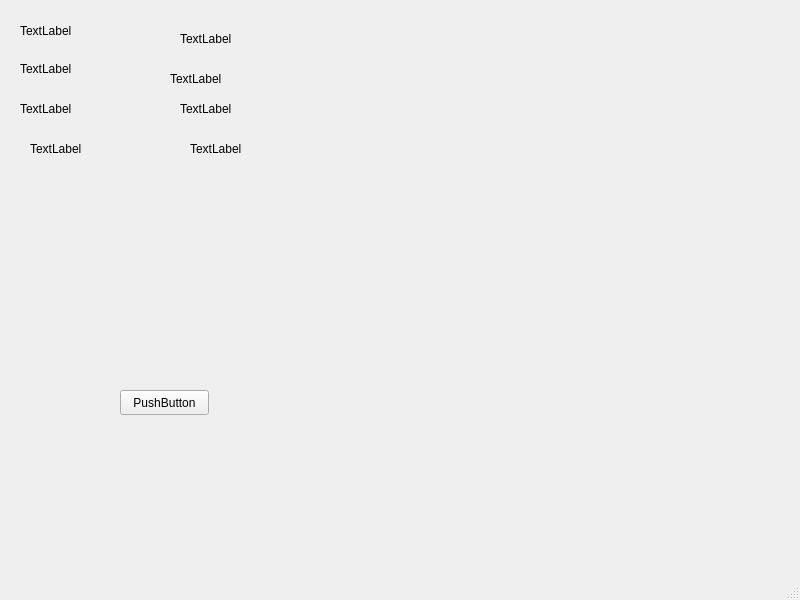
<?xml version="1.0" encoding="UTF-8"?>
<ui version="4.0">
 <class>MainWindow</class>
 <widget class="QMainWindow" name="MainWindow">
  <property name="geometry">
   <rect>
    <x>0</x>
    <y>0</y>
    <width>800</width>
    <height>600</height>
   </rect>
  </property>
  <property name="windowTitle">
   <string>MainWindow</string>
  </property>
  <widget class="QWidget" name="centralwidget">
   <widget class="QPushButton" name="pushButton">
    <property name="geometry">
     <rect>
      <x>120</x>
      <y>390</y>
      <width>89</width>
      <height>25</height>
     </rect>
    </property>
    <property name="text">
     <string>PushButton</string>
    </property>
   </widget>
   <widget class="QLabel" name="label">
    <property name="geometry">
     <rect>
      <x>20</x>
      <y>20</y>
      <width>71</width>
      <height>21</height>
     </rect>
    </property>
    <property name="text">
     <string>TextLabel</string>
    </property>
   </widget>
   <widget class="QLabel" name="label_2">
    <property name="geometry">
     <rect>
      <x>20</x>
      <y>60</y>
      <width>67</width>
      <height>17</height>
     </rect>
    </property>
    <property name="text">
     <string>TextLabel</string>
    </property>
   </widget>
   <widget class="QLabel" name="label_3">
    <property name="geometry">
     <rect>
      <x>20</x>
      <y>100</y>
      <width>67</width>
      <height>17</height>
     </rect>
    </property>
    <property name="text">
     <string>TextLabel</string>
    </property>
   </widget>
   <widget class="QLabel" name="label_4">
    <property name="geometry">
     <rect>
      <x>30</x>
      <y>140</y>
      <width>67</width>
      <height>17</height>
     </rect>
    </property>
    <property name="text">
     <string>TextLabel</string>
    </property>
   </widget>
   <widget class="QLabel" name="label_5">
    <property name="geometry">
     <rect>
      <x>180</x>
      <y>30</y>
      <width>67</width>
      <height>17</height>
     </rect>
    </property>
    <property name="text">
     <string>TextLabel</string>
    </property>
   </widget>
   <widget class="QLabel" name="label_6">
    <property name="geometry">
     <rect>
      <x>170</x>
      <y>70</y>
      <width>67</width>
      <height>17</height>
     </rect>
    </property>
    <property name="text">
     <string>TextLabel</string>
    </property>
   </widget>
   <widget class="QLabel" name="label_7">
    <property name="geometry">
     <rect>
      <x>180</x>
      <y>100</y>
      <width>67</width>
      <height>17</height>
     </rect>
    </property>
    <property name="text">
     <string>TextLabel</string>
    </property>
   </widget>
   <widget class="QLabel" name="label_8">
    <property name="geometry">
     <rect>
      <x>190</x>
      <y>140</y>
      <width>67</width>
      <height>17</height>
     </rect>
    </property>
    <property name="text">
     <string>TextLabel</string>
    </property>
   </widget>
  </widget>
  <widget class="QMenuBar" name="menubar">
   <property name="geometry">
    <rect>
     <x>0</x>
     <y>0</y>
     <width>800</width>
     <height>22</height>
    </rect>
   </property>
  </widget>
  <widget class="QStatusBar" name="statusbar"/>
 </widget>
 <resources/>
 <connections/>
</ui>
